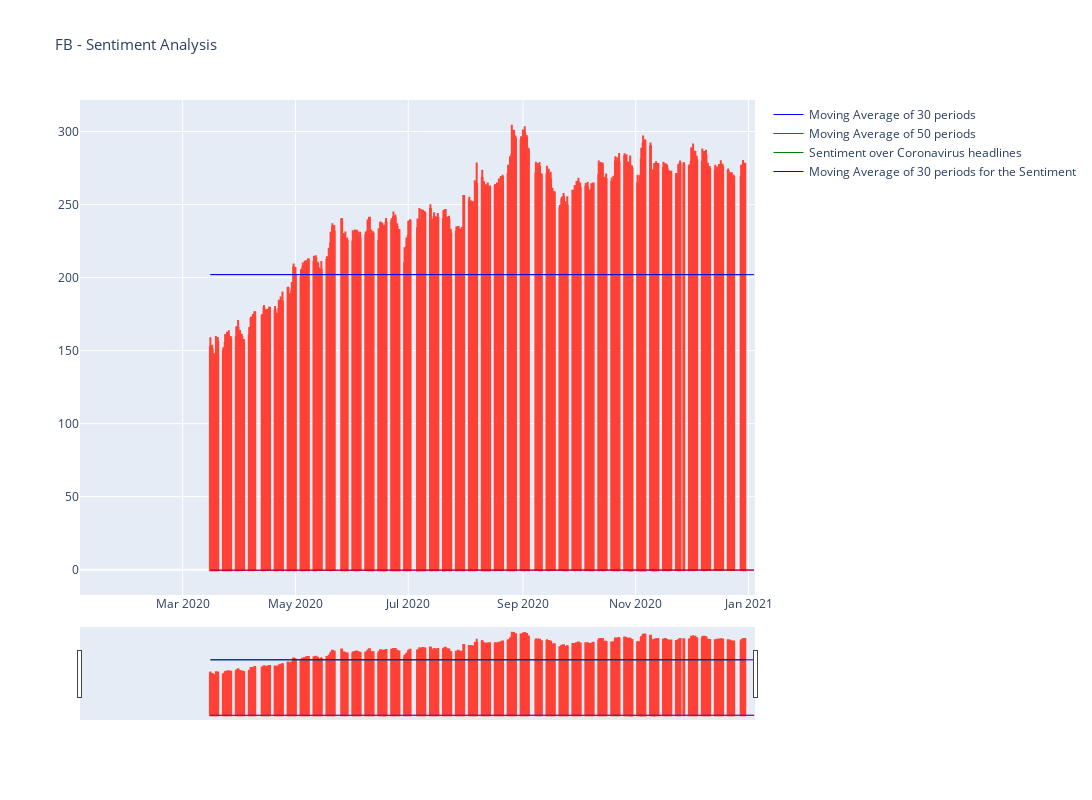

This figure's notebook cell:
### Code cell
import plotly.io as pio
import orca

# Create Figure and plot

fig = go.Figure(data=data, layout=layout)
fig.write_html("FB - Sentiment Analysis")
fig.show()

### Figure 1 — Plotly figure (JSON) as saved in the notebook; plotly's stock layout.template omitted (floating-point values rounded to 4 significant figures; data arrays with more than 128 entries replaced by an {"elided": "..."} marker saying what was removed)
{"data": [{"close": {"elided": "252 float values"}, "high": {"elided": "252 str values"}, "low": {"elided": "252 str values"}, "name": "FB", "open": {"elided": "252 str values"}, "showlegend": false, "type": "candlestick", "x": {"elided": "252 str values"}}, {"line": {"color": "blue", "width": 1}, "mode": "lines", "name": "Moving Average of 30 periods", "type": "scatter", "x": {"elided": "252 str values"}, "y": {"elided": "252 float values"}}, {"line": {"color": "red", "width": 1}, "mode": "lines", "name": "Moving Average of 50 periods", "type": "scatter", "x": {"elided": "252 str values"}, "y": {"elided": "252 float values"}}, {"line": {"color": "green", "width": 1}, "mode": "lines", "name": "Sentiment over Coronavirus headlines", "type": "scatter", "x": {"elided": "252 str values"}, "y": {"elided": "252 float values"}}, {"line": {"color": "blue", "width": 1}, "mode": "lines", "name": "Moving Average of 30 periods for the Sentiment", "type": "scatter", "x": {"elided": "252 str values"}, "y": {"elided": "252 float values"}}], "layout": {"height": 800, "title": {"font": {"size": 15}, "text": "FB - Sentiment Analysis"}, "width": 2000}}
